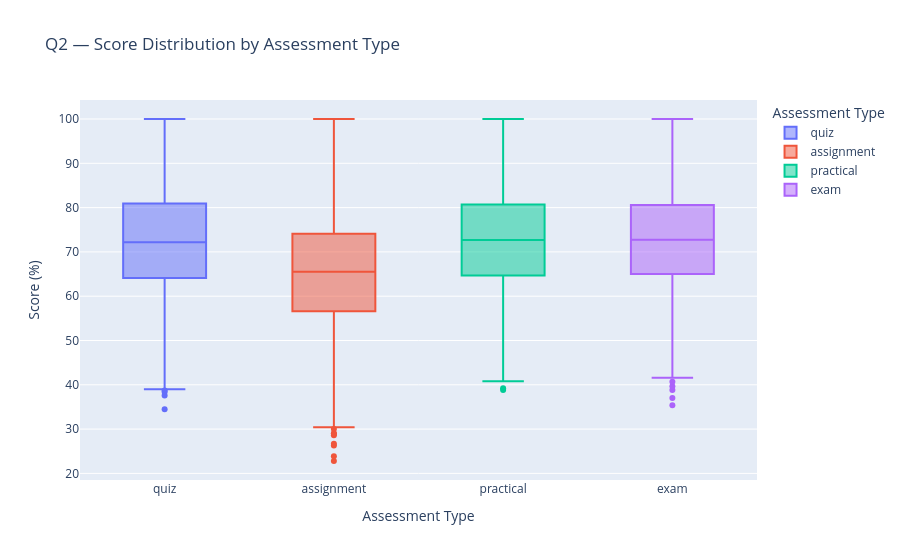

Notebook source saved alongside this figure:
### Markdown cell above
### Q2 — Score distribution by assessment type

### Code cell
fig = px.box(
    grades.dropna(subset=['score_pct']),
    x='type', y='score_pct',
    color='type',
    title='Q2 — Score Distribution by Assessment Type',
    labels={'score_pct': 'Score (%)', 'type': 'Assessment Type'},
    points='outliers'
)
fig.show()

by_type = grades.groupby('type')['score_pct'].agg(['mean','std']).round(2)
print('\n📊 Stats by type:')
print(by_type)
most_volatile = by_type['std'].idxmax()
print(f'\n📊 Observation: {most_volatile} assessments show the highest score variance (std={by_type.loc[most_volatile,"std"]}), indicating inconsistent student preparation.')

### Figure 1 — Plotly figure (JSON) as saved in the notebook; plotly's stock layout.template omitted (floating-point values rounded to 4 significant figures; data arrays with more than 128 entries replaced by an {"elided": "..."} marker saying what was removed)
{"data": [{"alignmentgroup": "True", "boxpoints": "outliers", "hovertemplate": "Assessment Type=%{x}<br>Score (%)=%{y}<extra></extra>", "legendgroup": "quiz", "marker": {"color": "#636efa"}, "name": "quiz", "notched": false, "offsetgroup": "quiz", "orientation": "v", "showlegend": true, "type": "box", "x": {"elided": "1998 str values"}, "x0": " ", "xaxis": "x", "y": {"elided": "1998 float values"}, "y0": " ", "yaxis": "y"}, {"alignmentgroup": "True", "boxpoints": "outliers", "hovertemplate": "Assessment Type=%{x}<br>Score (%)=%{y}<extra></extra>", "legendgroup": "assignment", "marker": {"color": "#EF553B"}, "name": "assignment", "notched": false, "offsetgroup": "assignment", "orientation": "v", "showlegend": true, "type": "box", "x": {"elided": "1499 str values"}, "x0": " ", "xaxis": "x", "y": {"elided": "1499 float values"}, "y0": " ", "yaxis": "y"}, {"alignmentgroup": "True", "boxpoints": "outliers", "hovertemplate": "Assessment Type=%{x}<br>Score (%)=%{y}<extra></extra>", "legendgroup": "practical", "marker": {"color": "#00cc96"}, "name": "practical", "notched": false, "offsetgroup": "practical", "orientation": "v", "showlegend": true, "type": "box", "x": {"elided": "1000 str values"}, "x0": " ", "xaxis": "x", "y": {"elided": "1000 float values"}, "y0": " ", "yaxis": "y"}, {"alignmentgroup": "True", "boxpoints": "outliers", "hovertemplate": "Assessment Type=%{x}<br>Score (%)=%{y}<extra></extra>", "legendgroup": "exam", "marker": {"color": "#ab63fa"}, "name": "exam", "notched": false, "offsetgroup": "exam", "orientation": "v", "showlegend": true, "type": "box", "x": {"elided": "1002 str values"}, "x0": " ", "xaxis": "x", "y": {"elided": "1002 float values"}, "y0": " ", "yaxis": "y"}], "layout": {"boxmode": "overlay", "legend": {"title": {"text": "Assessment Type"}, "tracegroupgap": 0}, "title": {"text": "Q2 — Score Distribution by Assessment Type"}, "xaxis": {"anchor": "y", "categoryarray": ["quiz", "assignment", "practical", "exam"], "categoryorder": "array", "domain": [0, 1], "title": {"text": "Assessment Type"}}, "yaxis": {"anchor": "x", "domain": [0, 1], "title": {"text": "Score (%)"}}}}
